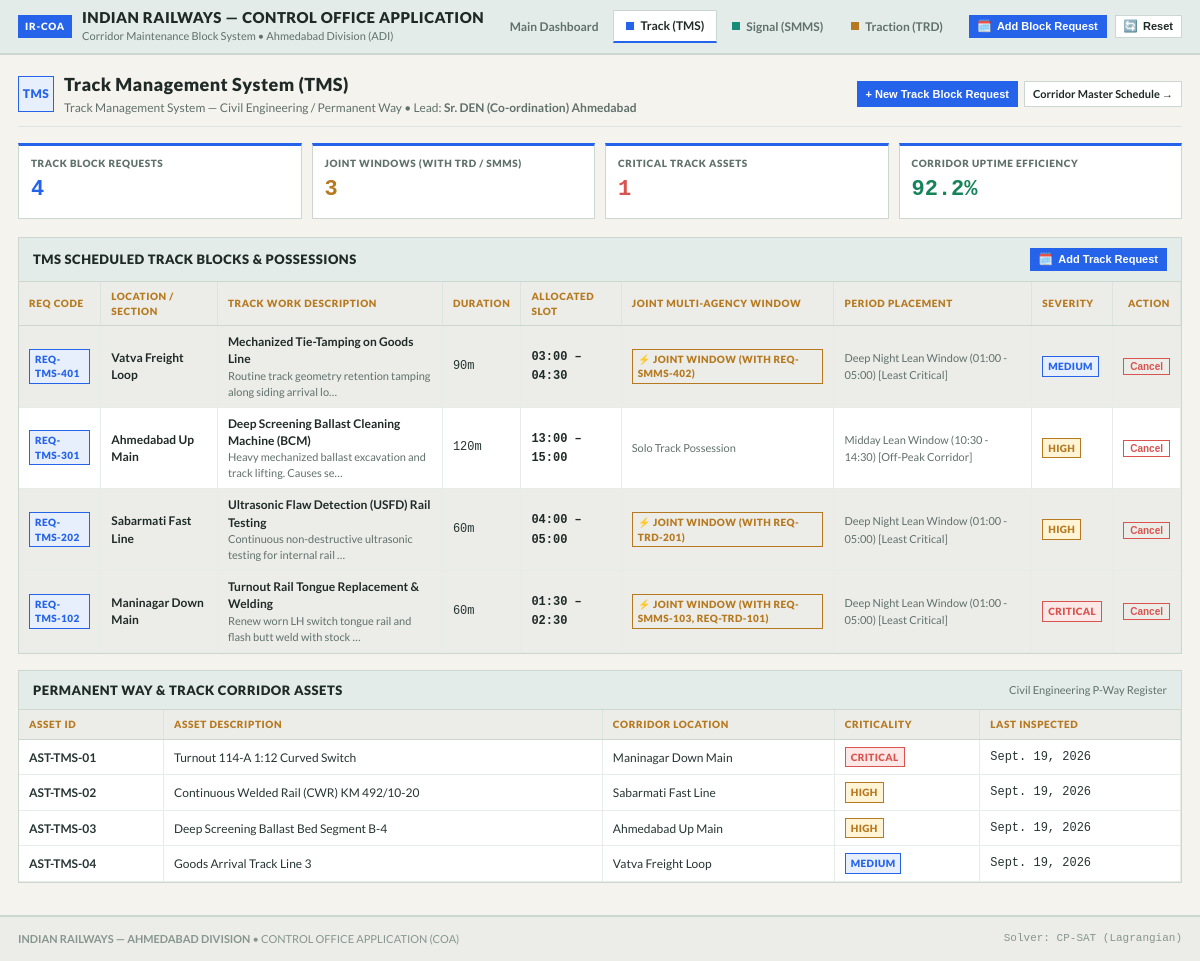
The app's page /tms/ with its own data.
### core/models.py (models this page shows, shortened)
class Team(models.Model):
    TEAM_CHOICES = [
        ('tms', 'Track Management System (TMS)'),
        ('smms', 'Signal Maintenance & Management System (SMMS)'),
        ('trd', 'Traction Distribution System (TRD)'),
        ('engineering', 'Track Management System (TMS)'),
        ('signal', 'Signal Maintenance & Management System (SMMS)'),
        ('traction', 'Traction Distribution System (TRD)'),
        ('operations', 'Joint Operations / Master Control'),
    ]
    code = models.CharField(max_length=20, unique=True, choices=TEAM_CHOICES)
    name = models.CharField(max_length=100)
    department_name = models.CharField(max_length=150, help_text="e.g. Civil Engineering (P-Way)")
    lead_name = models.CharField(max_length=100, default="Section Controller")
    badge_color = models.CharField(max_length=20, default="#0075F2")
    created_at = models.DateTimeField(auto_now_add=True)

class OptimizationLog(models.Model):
    trigger_event = models.CharField(max_length=200)
    status = models.CharField(max_length=50, default='OPTIMAL')
    requests_count = models.IntegerField(default=0)
    blocks_count = models.IntegerField(default=0)
    conflicts_count = models.IntegerField(default=0)
    solve_time_ms = models.FloatField(default=0.0)
    details = models.TextField(blank=True, default='')
    uptime_percent = models.FloatField(default=0.0)
    downtime_saved_minutes = models.IntegerField(default=0)
    duality_gap_percent = models.FloatField(default=0.0)
    lagrangian_data = models.TextField(blank=True, default='')
    created_at = models.DateTimeField(auto_now_add=True)
    class Meta:
        ordering = ['-created_at']

class MaintenanceRequest(models.Model):
    SEVERITY_CHOICES = [
        ('CRITICAL', 'Critical'),
        ('HIGH', 'High'),
        ('MEDIUM', 'Medium'),
        ('LOW', 'Low'),
    ]
    STATUS_CHOICES = [
        ('PENDING', 'Pending'),
        ('SCHEDULED', 'Scheduled'),
        ('ACTIVE', 'Active'),
        ('COMPLETED', 'Completed'),
        ('CONFLICT', 'Conflict'),
    ]
    request_code = models.CharField(max_length=30, unique=True)
    team = models.ForeignKey(Team, on_delete=models.CASCADE, related_name='requests')
    asset_id = models.CharField(max_length=50)
    asset_type = models.CharField(max_length=100)
    location = models.CharField(max_length=100)
    maintenance_type = models.CharField(max_length=120)
    description = models.TextField()
    severity = models.CharField(max_length=20, choices=SEVERITY_CHOICES, default='MEDIUM')
    is_emergency = models.BooleanField(default=False)
    estimated_duration = models.IntegerField(help_text="Duration in minutes (e.g. 45, 60, 90)")
    preferred_date = models.DateField(default=timezone.now)
    preferred_time = models.TimeField(null=True, blank=True)
    required_resources = models.CharField(max_length=200, help_text="e.g. Tamping Machine + Gang, Tower Wagon")
    status = models.CharField(max_length=20, choices=STATUS_CHOICES, default='PENDING')
    assigned_block = models.ForeignKey(
        RailwayBlock,
        null=True,
        blank=True,
        on_delete=models.SET_NULL,
        related_name='maintenance_tasks'
    )
    calculated_priority_score = models.FloatField(default=0.0)
    conflict_reason = models.TextField(blank=True, default='')
    ai_justification = models.TextField(blank=True, default='')
    scheduled_start_time = models.TimeField(null=True, blank=True)
    scheduled_end_time = models.TimeField(null=True, blank=True)
    is_joint = models.BooleanField(default=False, help_text="Co-scheduled in joint shadow block")
    joined_with_codes = models.CharField(max_length=200, blank=True, default='')
    slot_period_desc = models.CharField(max_length=150, blank=True, default='')
    traffic_criticality = models.FloatField(default=0.0)
    created_at = models.DateTimeField(auto_now_add=True)
    updated_at = models.DateTimeField(auto_now=True)
    class Meta:
        ordering = ['-calculated_priority_score', '-created_at']

class Asset(models.Model):
    CRITICALITY_CHOICES = [
        ('CRITICAL', 'Critical'),
        ('HIGH', 'High'),
        ('MEDIUM', 'Medium'),
        ('LOW', 'Low'),
    ]
    asset_id = models.CharField(max_length=50, unique=True)
    asset_type = models.CharField(max_length=100)
    location = models.CharField(max_length=100)
    team = models.ForeignKey(Team, on_delete=models.CASCADE, related_name='assets')
    criticality = models.CharField(max_length=20, choices=CRITICALITY_CHOICES, default='MEDIUM')
    last_inspection_date = models.DateField(default=timezone.now)
    created_at = models.DateTimeField(auto_now_add=True)

### core/views.py (the view)
# urls.py: path('tms/', views.tms_dashboard, name='tms_dashboard'),
def tms_dashboard(request):
    team = _get_or_create_team('tms')
    return _render_department_dashboard(request, team, 'dashboard_tms.html')

### templates/dashboard_tms.html (shortened to what this page needs)
{% extends 'base.html' %}
{% load static %}
{% block content %}
<div class="page-header">
  <div>
    <div style="display: flex; align-items: center; gap: 10px;">
      <span class="dept-badge-large badge-tms">TMS</span>
      <div>
        <h2 class="page-title">Track Management System (TMS)</h2>
        <p class="page-subtitle">{{ team.department_name }} • Lead: <strong>{{ team.lead_name }}</strong></p>
      </div>
    </div>
  </div>
  <div class="header-button-group">
    <button class="btn btn-primary btn-sm" onclick="openGlobalAddBlockModal('tms')">
      + New Track Block Request
    </button>
    <a href="{% url 'index' %}" class="btn btn-outline btn-sm">Corridor Master Schedule &rarr;</a>
  </div>
</div>
<section class="kpi-grid">
  <div class="kpi-card">
    <div class="kpi-label">Track Block Requests</div>
    <div class="kpi-value" style="color: var(--blue-primary);">{{ metrics.total }}</div>
  </div>
  <div class="kpi-card">
    <div class="kpi-label">Joint Windows (with TRD / SMMS)</div>
    <div class="kpi-value" style="color: var(--gold-accent);">{{ metrics.joint_count }}</div>
  </div>
  <div class="kpi-card">
    <div class="kpi-label">Critical Track Assets</div>
    <div class="kpi-value" style="color: var(--red-secondary);">{{ metrics.critical_count }}</div>
  </div>
  <div class="kpi-card">
    <div class="kpi-label">Corridor Uptime Efficiency</div>
    <div class="kpi-value" style="color: var(--signal-clear);">{{ latest_log.uptime_percent|default:"92.2" }}%</div>
  </div>
</section>
<div class="card">
  <div class="card-header">
    <div class="card-title">TMS Scheduled Track Blocks & Possessions</div>
    <button class="btn btn-primary btn-sm" onclick="openGlobalAddBlockModal('tms')">
      <span class="ui-icon" aria-hidden="true">🗓️</span>
      Add Track Request
    </button>
  </div>
  <div class="table-responsive">
    <table class="table-custom">
      <thead>
        <tr>
          <th>Req Code</th>
          <th>Location / Section</th>
          <th>Track Work Description</th>
          <th>Duration</th>
          <th>Allocated Slot</th>
          <th>Joint Multi-Agency Window</th>
          <th>Period Placement</th>
          <th>Severity</th>
          <th style="text-align: right;">Action</th>
        </tr>
      </thead>
      <tbody>
        {% for r in requests %}
          <tr class="{% if r.is_joint %}bundled-row{% endif %}">
            <td><span class="badge badge-tms">{{ r.request_code }}</span></td>
            <td><strong style="color: var(--text-bright);">{{ r.location }}</strong></td>
            <td>
              <div style="font-weight: 600; color: var(--text-bright);">{{ r.maintenance_type }}</div>
              <div style="font-size: 11px; color: var(--text-muted);">{{ r.description|truncatechars:65 }}</div>
            </td>
            <td style="font-family: monospace;">{{ r.estimated_duration }}m</td>
            <td>
              {% if r.scheduled_start_time %}
                <strong style="color: var(--text-bright); font-family: monospace;">{{ r.scheduled_start_time|time:"H:i" }} – {{ r.scheduled_end_time|time:"H:i" }}</strong>
              {% else %}
                <span class="badge badge-pending">PENDING</span>
              {% endif %}
            </td>
            <td>
              {% if r.is_joint %}
                <span class="badge badge-joint">⚡ Joint Window (with {{ r.joined_with_codes }})</span>
              {% else %}
                <span style="font-size: 11px; color: var(--text-muted);">Solo Track Possession</span>
              {% endif %}
            </td>
            <td>
              <span style="font-size: 11px; color: var(--text-muted);">{{ r.slot_period_desc|default:"Off-Peak Lean Window" }}</span>
            </td>
            <td><span class="badge badge-{{ r.severity|lower }}">{{ r.severity }}</span></td>
            <td style="text-align: right;">
              <button class="btn-danger-sm" onclick="cancelRequest({{ r.id }}, '{{ r.request_code }}')">
                Cancel
              </button>
            </td>
          </tr>
        {% empty %}
          <tr>
            <td colspan="9" style="text-align: center; color: var(--text-dim); padding: 24px;">
              No TMS track block requests registered. Click '+ New Track Block Request' above.
            </td>
          </tr>
        {% endfor %}
      </tbody>
    </table>
  </div>
</div>
<div class="card" style="margin-top: 16px;">
  <div class="card-header">
    <div class="card-title">Permanent Way & Track Corridor Assets</div>
    <span style="font-size: 11px; color: var(--text-muted);">Civil Engineering P-Way Register</span>
  </div>
  <div class="table-responsive">
    <table class="table-custom">
      <thead>
        <tr>
          <th>Asset ID</th>
          <th>Asset Description</th>
          <th>Corridor Location</th>
          <th>Criticality</th>
          <th>Last Inspected</th>
        </tr>
      </thead>
      <tbody>
        {% for a in assets %}
          <tr>
            <td><strong>{{ a.asset_id }}</strong></td>
            <td>{{ a.asset_type }}</td>
            <td>{{ a.location }}</td>
            <td><span class="badge badge-{{ a.criticality|lower }}">{{ a.criticality }}</span></td>
            <td style="font-family: monospace;">{{ a.last_inspection_date }}</td>
          </tr>
        {% empty %}
          <tr>
            <td colspan="5" style="text-align: center; color: var(--text-dim); padding: 16px;">
              No assets registered.
            </td>
          </tr>
        {% endfor %}
      </tbody>
    </table>
  </div>
</div>
{% endblock %}

### templates/base.html (shortened to what this page needs)
{% load static %}
<!DOCTYPE html>
<html lang="en">
<head>
  <link rel="stylesheet" href="{% static 'css/style.css' %}?v=5.0">
</head>
<body>
  <header class="site-header">
    <div class="header-inner">
      <a href="{% url 'index' %}" class="brand-section">
        <span class="brand-badge">IR-COA</span>
        <div class="brand-titles">
          <h1>INDIAN RAILWAYS — CONTROL OFFICE APPLICATION</h1>
          <span>Corridor Maintenance Block System • Ahmedabad Division (ADI)</span>
        </div>
      </a>
      <nav class="site-nav" aria-label="Department Navigation">
        <a href="{% url 'index' %}" class="nav-link {% if request.resolver_match.url_name == 'index' or request.resolver_match.url_name == 'main_dashboard' %}active{% endif %}">
          Main Dashboard
        </a>
        <a href="{% url 'tms_dashboard' %}" class="nav-link {% if 'tms' in request.path or 'engineering' in request.path %}active{% endif %}">
          <span class="dept-dot tms-dot"></span> Track (TMS)
        </a>
        <a href="{% url 'smms_dashboard' %}" class="nav-link {% if 'smms' in request.path or 'signal' in request.path %}active{% endif %}">
          <span class="dept-dot smms-dot"></span> Signal (SMMS)
        </a>
        <a href="{% url 'trd_dashboard' %}" class="nav-link {% if 'trd' in request.path or 'traction' in request.path %}active{% endif %}">
          <span class="dept-dot trd-dot"></span> Traction (TRD)
        </a>
      </nav>
      <div class="header-actions">
        <button class="btn btn-primary btn-sm" onclick="openGlobalAddBlockModal()">
          <span class="ui-icon" aria-hidden="true">🗓️</span>
          Add Block Request
        </button>
        <button class="btn btn-outline btn-sm" onclick="resetCorridorData()" title="Reset timetable and requests to corridor baseline">
          <span class="ui-icon" aria-hidden="true">🔄</span>
          Reset
        </button>
      </div>
    </div>
  </header>
  <main class="main-container">
    {% block content %}{% endblock %}
  </main>
  <footer class="site-footer">
    <div class="footer-inner">
      <div>
        <strong>INDIAN RAILWAYS — AHMEDABAD DIVISION</strong> • CONTROL OFFICE APPLICATION (COA)
      </div>
      <div style="text-align: right; font-family: monospace;">
        <span>Solver: CP-SAT (Lagrangian)</span>
      </div>
    </div>
  </footer>
</body>
</html>

### records on screen
Team: department_name "Track Management System — Civil Engineering / Permanent Way", lead_name "Sr. DEN (Co-ordination) Ahmedabad"
OptimizationLog: uptime_percent "92.2"
MaintenanceRequest: request_code "REQ-TMS-401", location "Vatva Freight Loop", maintenance_type "Mechanized Tie-Tamping on Goods Line", description "Routine track geometry retention tamping along siding arrival lo…", estimated_duration "90", scheduled_start_time "03:00", scheduled_end_time "04:30", joined_with_codes "REQ-SMMS-402", slot_period_desc "Deep Night Lean Window (01:00 - 05:00) [Least Critical]", severity "MEDIUM"
MaintenanceRequest: request_code "REQ-TMS-301", location "Ahmedabad Up Main", maintenance_type "Deep Screening Ballast Cleaning Machine (BCM)", description "Heavy mechanized ballast excavation and track lifting. Causes se…", estimated_duration "120", scheduled_start_time "13:00", scheduled_end_time "15:00", is_joint "Solo Track Possession", slot_period_desc "Midday Lean Window (10:30 - 14:30) [Off-Peak Corridor]", severity "HIGH"
MaintenanceRequest: request_code "REQ-TMS-202", location "Sabarmati Fast Line", maintenance_type "Ultrasonic Flaw Detection (USFD) Rail Testing", description "Continuous non-destructive ultrasonic testing for internal rail …", estimated_duration "60", scheduled_start_time "04:00", scheduled_end_time "05:00", joined_with_codes "REQ-TRD-201", slot_period_desc "Deep Night Lean Window (01:00 - 05:00) [Least Critical]", severity "HIGH"
MaintenanceRequest: request_code "REQ-TMS-102", location "Maninagar Down Main", maintenance_type "Turnout Rail Tongue Replacement & Welding", description "Renew worn LH switch tongue rail and flash butt weld with stock …", estimated_duration "60", scheduled_start_time "01:30", scheduled_end_time "02:30", joined_with_codes "REQ-SMMS-103, REQ-TRD-101", slot_period_desc "Deep Night Lean Window (01:00 - 05:00) [Least Critical]", severity "CRITICAL"
Asset: asset_id "AST-TMS-01", asset_type "Turnout 114-A 1:12 Curved Switch", location "Maninagar Down Main", criticality "CRITICAL", last_inspection_date "Sept. 19, 2026"
Asset: asset_id "AST-TMS-02", asset_type "Continuous Welded Rail (CWR) KM 492/10-20", location "Sabarmati Fast Line", criticality "HIGH", last_inspection_date "Sept. 19, 2026"
Asset: asset_id "AST-TMS-03", asset_type "Deep Screening Ballast Bed Segment B-4", location "Ahmedabad Up Main", criticality "HIGH", last_inspection_date "Sept. 19, 2026"
Asset: asset_id "AST-TMS-04", asset_type "Goods Arrival Track Line 3", location "Vatva Freight Loop", criticality "MEDIUM", last_inspection_date "Sept. 19, 2026"

### other values on screen
{{ metrics.total }} "4"
{{ metrics.joint_count }} "3"
{{ metrics.critical_count }} "1"
